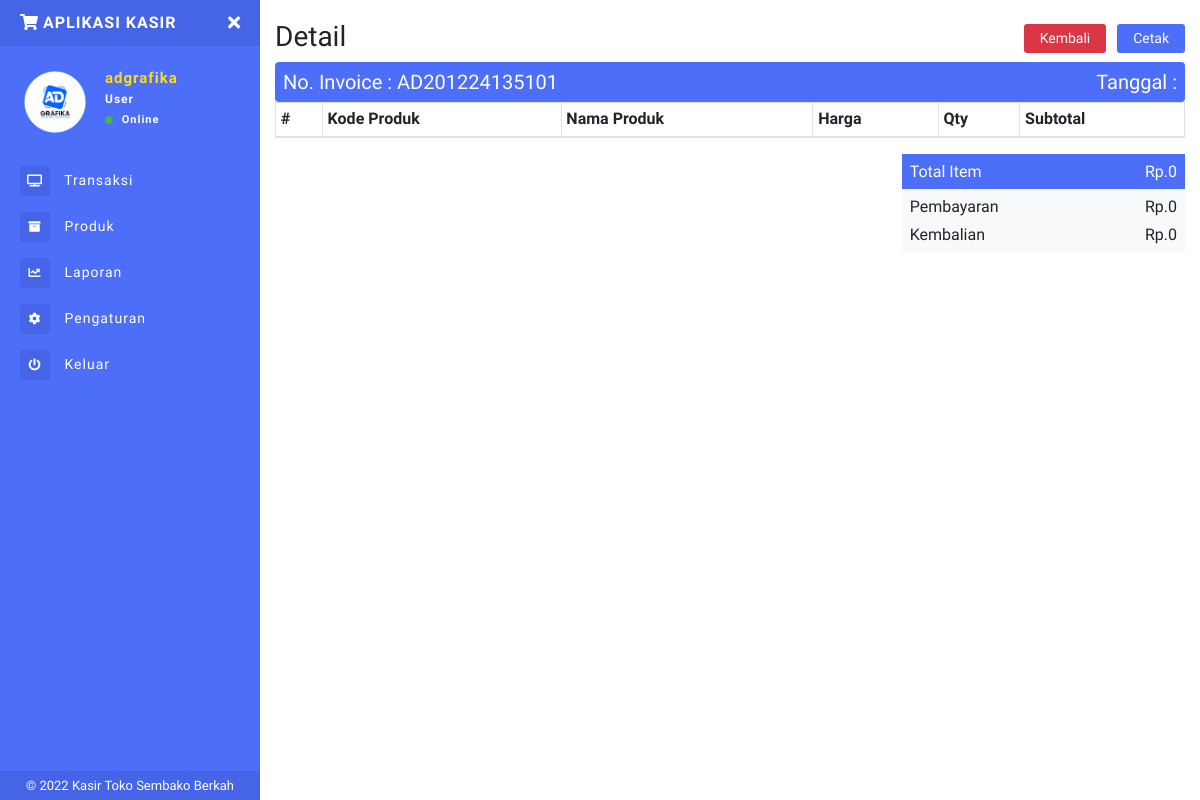
Page /invoice.php?detail=AD201224135101 (signed in) on the earlier database version.
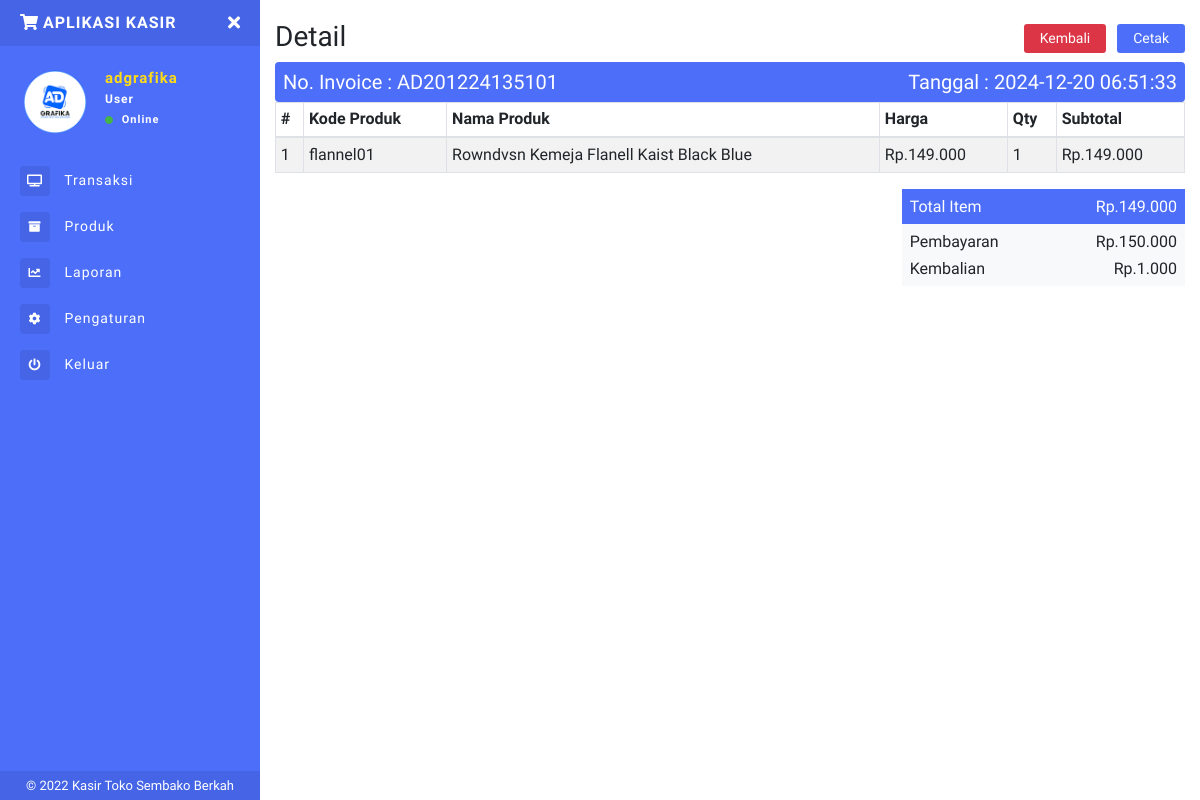
Same page on the later database version.
### tables this page shows
CREATE TABLE `inv` (
  `invid` int(11) NOT NULL,
  `invoice` varchar(100) NOT NULL,
  `tgl_inv` timestamp NOT NULL DEFAULT current_timestamp() ON UPDATE current_timestamp(),
  `pembayaran` int(11) NOT NULL,
  `kembalian` int(11) NOT NULL,
  `status` varchar(10) NOT NULL
);

CREATE TABLE `laporan` (
  `idlaporan` int(11) NOT NULL,
  `invoice` varchar(100) NOT NULL,
  `kode_produk` varchar(100) NOT NULL,
  `nama_produk` varchar(100) NOT NULL,
  `harga` int(11) NOT NULL,
  `harga_modal` int(11) NOT NULL,
  `qty` int(11) NOT NULL,
  `subtotal` int(11) NOT NULL
);

### invoice.php (the view, shortened to what this page needs)
<?php include 'sidebar.php'; ?>
<?php
$noinv = $_GET['detail'];
$DataInv = mysqli_fetch_array(mysqli_query($conn,"SELECT * FROM inv WHERE invoice='$noinv'"));
$Dbayar = $DataInv['pembayaran'];
$Dkembali = $DataInv['kembalian'];
$Datee = $DataInv['tgl_inv'];
?>
<h1 class="h3 mb-2">
Detail
<span class="float-right">
<a href="index.php" class="btn btn-danger btn-sm px-3 mr-1">Kembali</a>
<button type="button" class="btn btn-primary btn-sm px-3"  onclick="document.title='Invoice#<?php echo $noinv ?>';window.print()">
Cetak</button>
</span>
</h1>
<div class="bg-purple p-2 text-white" style="border-radius:0.25rem;">
<div class="row">
    <div class="col-lg-6"><h5 class="mb-0">No. Invoice : <?php echo $noinv ?></h5></div>
    <div class="col-lg-6"><h5 class="mb-0 date-inv">Tanggal : <?php echo $Datee ?></h5></div>
</div>
</div>
<table class="table table-striped table-sm table-bordered dt-responsive nowrap print-none" id="cart" width="100%">
<thead>
  <tr>
    <th>#</th>
    <th>Kode Produk</th>
    <th>Nama Produk</th>
    <th>Harga</th>
    <th>Qty</th>
    <th>Subtotal</th>
  </tr>
</thead>
<tbody>
<?php
$no = 1;
$data_laporan = mysqli_query($conn,"SELECT * FROM laporan WHERE invoice='$noinv'");
while($d = mysqli_fetch_array($data_laporan)){
    ?>
  <tr>
    <td><?php echo $no++; ?></td>
    <td><?php echo $d['kode_produk']; ?></td>
    <td><?php echo $d['nama_produk']; ?></td>
    <td>Rp.<?php echo ribuan($d['harga']); ?></td>
    <td><?php echo $d['qty']; ?></td>
    <td>Rp.<?php echo ribuan($d['subtotal']); ?></td>
  </tr>
  <?php } ?>
</tbody>
</table>
<?php
$i4 = mysqli_fetch_assoc(mysqli_query($conn,"SELECT SUM(subtotal) as isub FROM laporan WHERE invoice='$noinv'"));
?>
<div class="row justify-content-end mt-1">
    <div class="col-sm-6 col-md-5 col-lg-4">
        <div class="bg-purple text-white p-2">
            <h6 class="mb-0">Total Item
                <span class="float-right">Rp.<?php echo ribuan($i4['isub']); ?></span>
            </h6>
        </div>
        <div class="bg-light p-2">
            <h6 class="mb-2">Pembayaran
            <span class="float-right">Rp.<?php echo ribuan($Dbayar); ?></span>
            </h6>
            <h6 class="mb-0">Kembalian
            <span class="float-right">Rp.<?php echo ribuan($Dkembali); ?></span>
            </h6>
        </div>
    </div>
</div>
<?php include 'footer.php'; ?>

Differences in the rows shown:
added inv: tgl_inv "2024-12-20 06:51:33", pembayaran "150.000", kembalian "1.000"
added laporan: kode_produk "flannel01", nama_produk "Rowndvsn Kemeja Flanell Kaist Black Blue", harga "149.000", qty "1", subtotal "149.000"
Other differences:
ribuan($i4['isub']): "0" → "149.000"
ribuan($Dbayar): "0" → (not shown)
ribuan($Dkembali): "0" → (not shown)
